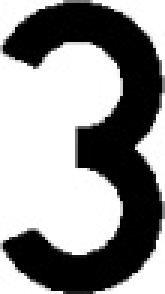
#> input picture Projekt wykrywanie tablic rejestracyjnych/train/3.jpg, 55 x 98 px (shown 3 times larger); its folder holds only this picture in this run
$ python -i utils.py   (imports and definitions only)
#> lines starting #> are read from the running program, lines starting #| are printed output that depends on the picture
#> further down, picture is the input picture: shape (98, 55, 3); min 0, max 255, mean 145.1
import numpy as np
import os
import cv2
from sklearn.svm import SVC
from typing import List

def predict_character(char_img: np.ndarray, model: SVC) -> str:

    # Funkcja, która przygotowuje wykryte znaki na tablicy do predykcji. Następnie przygotowany znak jest
    # wykorzystywany do predykcji

    char_gray = cv2.cvtColor(char_img, cv2.COLOR_BGR2GRAY)
    char_blur = cv2.GaussianBlur(char_gray, (7, 7), 0)
    _, char_thresh = cv2.threshold(char_blur, 0, 255, cv2.THRESH_BINARY + cv2.THRESH_OTSU)
    char_resized = cv2.resize(char_thresh, (70, 100))
    char_flat = char_resized.reshape(1, -1)

    prediction = model.predict(char_flat)
    return str(prediction[0])

def predict_plate_characters(char_images: List[np.ndarray], model: SVC) -> str:

    # Funkcja, która łączy wypredykowane znaki w całość i zwraca sklejony tekst

    predicted_text = ''
    for char_img in char_images:
        predicted_text += predict_character(char_img, model)
    return predicted_text

def perform_processing(image: np.ndarray) -> str:

    # Inicjalizacja potrzebnych zmiennych:
    # result - wynik końcowy w postaci napisu wypredykowanej tablicy rejestracyjnej
    # char_images - wektor znaków na tablicy rejestracyjnej
    # X - wektor do zbioru treningowego zawierajacego zdjęcia poszczególnych znaków na tablicy rejestracyjnej
    # y - etykiety do poszczególnych znaków na tablicy

    result = ''
    char_images = []
    X = []
    y = [
        '0', '1', '2', '3', '4', '5', '6', '7', '8', '9',
        'A', 'B', 'C', 'D', 'E', 'F', 'G', 'H', 'I', 'J',
        'K', 'L', 'M', 'N', 'O', 'P', 'R', 'S', 'T', 'U',
        'V', 'W', 'X', 'Y', 'Z'
    ]

    # Wczytanie zdjęć ze zbioru treningowego i przypisanie do zmiennej X

    for fileName in sorted(os.listdir('train')):
        if fileName.lower().endswith('.jpg'):
            image_path = os.path.join('train', fileName)
            image_details = cv2.imread(image_path)
            image_details_gray = cv2.cvtColor(image_details, cv2.COLOR_BGR2GRAY)
            image_details_resized = cv2.resize(image_details_gray, (70, 100))
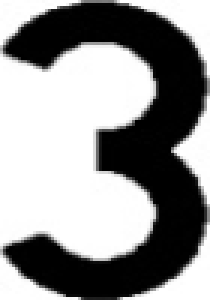
#> image_details_resized: shape (100, 70) (shown 3 times larger); min 0, max 255, mean 145.1
            image_flat = image_details_resized.reshape(-1)
#> image_flat = 7000 values, max 255 at index 0, min 0 at index 170, mean 145.1
            X.append(image_flat)

    # Inicjalizacja modelu SVC wykrzystywanego do trenowania i predykcji znaków na tablicy

    svc_model = SVC(kernel='linear', probability=True)
#> (the run stopped early here; a loop or call above may not have finished)

$ run again, on Projekt wykrywanie tablic rejestracyjnych/train/6.jpg
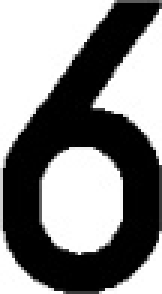
#> input picture Projekt wykrywanie tablic rejestracyjnych/train/6.jpg, 54 x 98 px (shown 3 times larger)
#> picture is the input picture: shape (98, 54, 3); min 0, max 255, mean 132.5
#> in perform_processing, `image_details_resized = cv2.resize(image_details_gray, (70, 100))`:
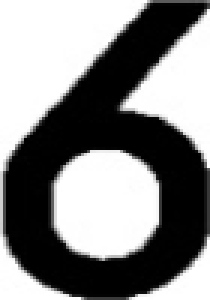
#> image_details_resized: shape (100, 70) (shown 3 times larger); min 0, max 255, mean 132.5
#> image_flat = 7000 values, max 255 at index 0, min 0 at index 192, mean 132.5

$ run again, on Projekt wykrywanie tablic rejestracyjnych/train/8.jpg
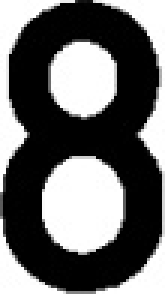
#> input picture Projekt wykrywanie tablic rejestracyjnych/train/8.jpg, 55 x 98 px (shown 3 times larger)
#> picture is the input picture: shape (98, 55, 3); min 0, max 255, mean 105.5
#> in perform_processing, `image_details_resized = cv2.resize(image_details_gray, (70, 100))`:
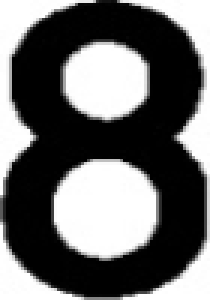
#> image_details_resized: shape (100, 70) (shown 3 times larger); min 0, max 255, mean 105.5
#> image_flat = 7000 values, max 255 at index 0, min 0 at index 104, mean 105.5

$ run again, on Projekt wykrywanie tablic rejestracyjnych/train/9.jpg
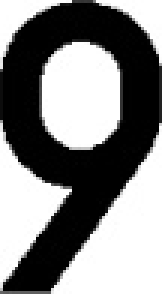
#> input picture Projekt wykrywanie tablic rejestracyjnych/train/9.jpg, 54 x 98 px (shown 3 times larger)
#> picture is the input picture: shape (98, 54, 3); min 0, max 255, mean 130.7
#> in perform_processing, `image_details_resized = cv2.resize(image_details_gray, (70, 100))`:
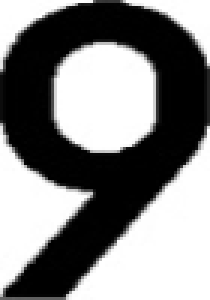
#> image_details_resized: shape (100, 70) (shown 3 times larger); min 0, max 255, mean 130.6
#> image_flat = 7000 values, max 255 at index 0, min 0 at index 172, mean 130.6
